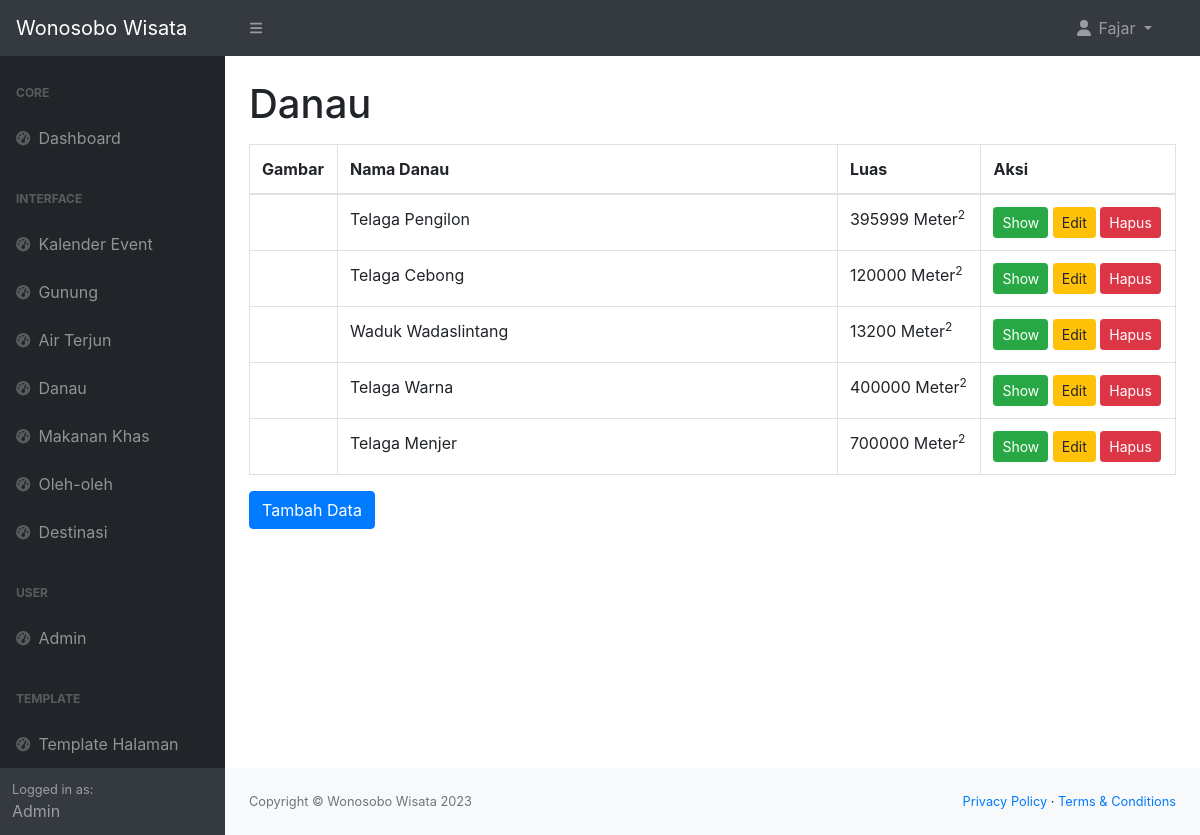
/admin/danau.php (signed in), run on the app's committed database.
### tables this page shows
CREATE TABLE `tabel_danau` (
  `danau_id` int(11) NOT NULL,
  `img_danau` text NOT NULL,
  `nama_danau` varchar(255) NOT NULL,
  `deskripsi_danau` text NOT NULL,
  `link_google_maps_danau` varchar(500) NOT NULL,
  `luas_danau` int(10) NOT NULL
);

### admin/danau.php (the view, shortened to what this page needs)
<!DOCTYPE html>
<html lang="en">
<head>
    <link href="https://cdn.jsdelivr.net/npm/simple-datatables@7.1.2/dist/style.min.css" rel="stylesheet" />
    <link href="css/styles.css" rel="stylesheet" />
    <link rel="stylesheet" href="https://maxcdn.bootstrapcdn.com/bootstrap/4.0.0/css/bootstrap.min.css">
</head>
<body>
    <?php include 'navbar.php'; ?>
    <div id="layoutSidenav">
        <div id="layoutSidenav_nav">
            <?php include 'sidebar.php'; ?>
        </div>
        <div id="layoutSidenav_content">
            <main>
                <div class="container-fluid px-4">
                    <h1 class="mt-4">Danau</h1>
                    <div class="table-responsive mt-3">
                        <table class="table table-bordered">
                            <thead>
                                <tr>
                                    <th>Gambar</th>
                                    <th>Nama Danau</th>
                                    <th>Luas</th>
                                    <th>Aksi</th>
                                </tr>
                            </thead>
                            <tbody>
                                <?php
                                include '../connect.php';
                                $query = "SELECT * FROM tabel_danau ORDER BY danau_id DESC";
                                $datas = $conn->query($query);
                                foreach ($datas as $data) :
                                ?>
                                    <tr>
                                        <td>
                                        </td>
                                        <td style="width: 500px;">
                                            <?= $data['nama_danau'] ?>
                                        </td>
                                        <td>
                                            <?= $data['luas_danau'] ?> Meter<sup>2</sup>
                                        </td>
                                        <td>
                                            <button type="button" class="btn btn-success btn-sm" data-toggle="modal" data-target="#showDataModal<?= $data['danau_id'] ?>">Show</button>
                                            <button type="button" class="btn btn-warning btn-sm" data-toggle="modal" data-target="#editDataModal<?= $data['danau_id'] ?>">Edit</button>
                                            <button type="button" class="btn btn-danger btn-sm" data-toggle="modal" data-target="#hapusDataModal<?= $data['danau_id'] ?>">Hapus</button>
                                        </td>
                                    </tr>
                                <?php endforeach ?>
                            </tbody>
                        </table>
                    </div>
                    <button type="button" class="btn btn-primary" data-toggle="modal" data-target="#tambahDataModal">
                        Tambah Data
                    </button>
                </div>
            </main>
            <?php include 'footer.php'; ?>
        </div>
    </div>
</body>
</html>

### data on the page
tabel_danau: nama_danau "Telaga Pengilon", luas_danau "395999"
tabel_danau: nama_danau "Telaga Cebong", luas_danau "120000"
tabel_danau: nama_danau "Waduk Wadaslintang", luas_danau "13200"
tabel_danau: nama_danau "Telaga Warna", luas_danau "400000"
tabel_danau: nama_danau "Telaga Menjer", luas_danau "700000"

### other printed values
$_SESSION['nama_lengkap_user'] "Fajar"
